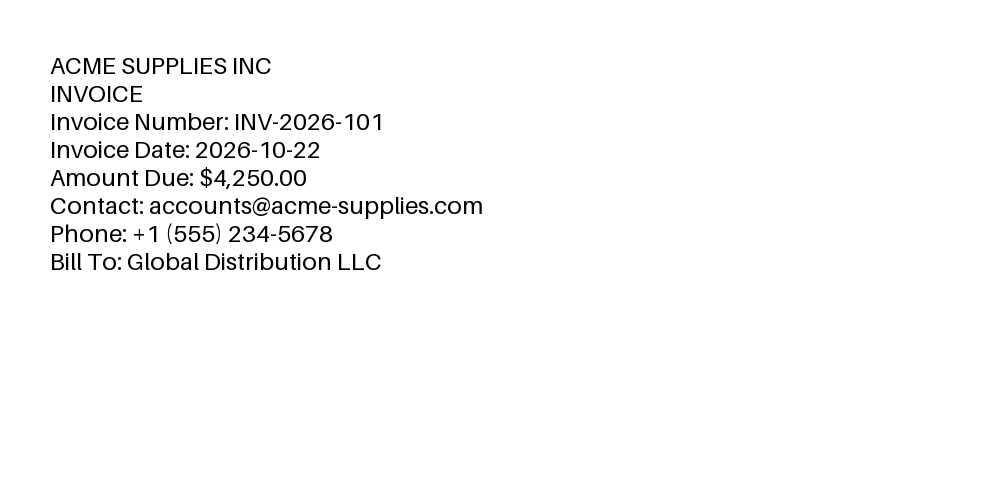
#> input picture tests/fixtures/doc_01_clear_invoice.png, 1000 x 500 px
$ python -i preprocessor.py   (imports and definitions only)
#> lines starting #> are read from the running program, lines starting #| are printed output that depends on the picture
#> further down, picture is the input picture: PIL image 1000x500 RGB; min 0, max 255, mean 249.6
"""Image preprocessing for improved OCR accuracy, orientation handling, and deskewing."""

import logging
from typing import Any
from PIL import Image, ImageEnhance, ImageOps

logger = logging.getLogger(__name__)

# Images smaller than this are enlarged before OCR.
MIN_IMAGE_DIMENSION = 1000
DEFAULT_SCALE = 3


def estimate_skew_angle(image: Image.Image) -> int:
    """Estimate skew angle (-15 to 15 degrees) using projection profile variance.

    Returns the correction angle in degrees (0 if document is upright or variance is negligible).
    """
    gray = image if image.mode == "L" else image.convert("L")
    w, h = gray.size
#> w = 1000; h = 500
    if w < 50 or h < 50:
        return 0

    # Downsample thumbnail for fast horizontal projection variance calculation
    target_w = 200
    scale = target_w / w
#> scale = 0.2
    target_h = max(20, int(h * scale))
#> target_h = 100
    thumb = gray.resize((target_w, target_h), Image.Resampling.NEAREST)
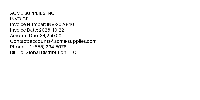
#> thumb: PIL image 200x100 L; min 0, max 255, mean 249.1
    tw, th = thumb.size
#> tw = 200; th = 100

    best_angle = 0
    base_var = -1.0
    best_var = -1.0

    for a in range(-15, 16):
        rot = thumb.rotate(a, resample=Image.Resampling.NEAREST, fillcolor=255)
        raw = rot.tobytes()
        row_sums = [sum(raw[y * tw : (y + 1) * tw]) for y in range(th)]
        mean = sum(row_sums) / th
        var = sum((x - mean) ** 2 for x in row_sums)
        if a == 0:
            base_var = var
        if var > best_var:
            best_var = var
            best_angle = a
#> this loop made 31 passes
#> (mean, var, base_var, best_var) on pass 16: (49815.8, 559071719.7, 559071719.7, 559071719.7)
#> (mean, var, best_var) on passes 1, 2, 4, 5, 7, 9: (49929.1, 189095480, 189095480), (49897.9, 198641195.3, 198641195.3), (49861.9, 210526035, 210526035), (49843.9, 219101102, 219101102), (49799.3, 224066380.4, 224066380.4), (49815.3, 224840332.6, 224840332.6)
#> pass 1, in estimate_skew_angle, `rot = thumb.rotate(a, resample=Image.Resampling.NEAREST, fillcolor=255)`:
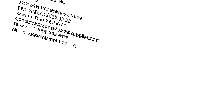
#> rot: PIL image 200x100 L; min 0, max 255, mean 249.6
#> pass 2, in estimate_skew_angle, `rot = thumb.rotate(a, resample=Image.Resampling.NEAREST, fillcolor=255)`:
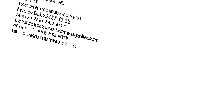
#> rot: PIL image 200x100 L; min 0, max 255, mean 249.5
#> pass 3, in estimate_skew_angle, `rot = thumb.rotate(a, resample=Image.Resampling.NEAREST, fillcolor=255)`:
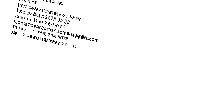
#> rot: PIL image 200x100 L; min 0, max 255, mean 249.5
#> after the loop, best_angle = 0; best_var = 559071719.7

    # Apply only if variance improvement is significant (> 8% over 0 degrees)
    if best_angle != 0 and base_var > 0 and (best_var - base_var) / base_var > 0.08:
        return best_angle
    return 0


# [164 lines left out: functions detect_orientation_angle, preprocess_image, not called in this run]

>>> from PIL import Image
>>> picture = Image.open('../tests/fixtures/doc_01_clear_invoice.png')
>>> result = estimate_skew_angle(picture)
#> result = 0

$ run again, on tests/fixtures/doc_02_noisy_lowres_invoice.png
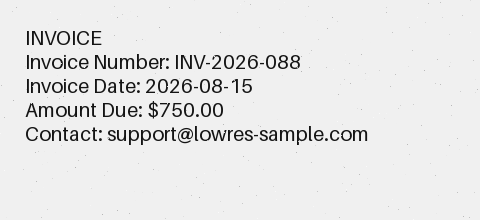
#> input picture tests/fixtures/doc_02_noisy_lowres_invoice.png, 480 x 220 px
#> picture is the input picture: PIL image 480x220 RGB; min 20, max 250, mean 230.2
#> the loop in estimate_skew_angle, `for a in range(-15, 16):` made 31 passes
#> (mean, var, base_var, best_var) on pass 16: (46141.3, 965085912.4, 965085912.4, 965085912.4)
#> pass 1, in estimate_skew_angle, `rot = thumb.rotate(a, resample=Image.Resampling.NEAREST, fillcolor=255)`:
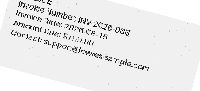
#> rot: PIL image 200x91 L; min 20, max 255, mean 233.5
#> pass 3, in estimate_skew_angle, `rot = thumb.rotate(a, resample=Image.Resampling.NEAREST, fillcolor=255)`:
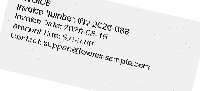
#> rot: PIL image 200x91 L; min 20, max 255, mean 233
#> after the loop in estimate_skew_angle, `for a in range(-15, 16):`: best_angle = 0; best_var = 965085912.4
#> result = 0

$ run again, on tests/fixtures/doc_04_rotated_invoice.png
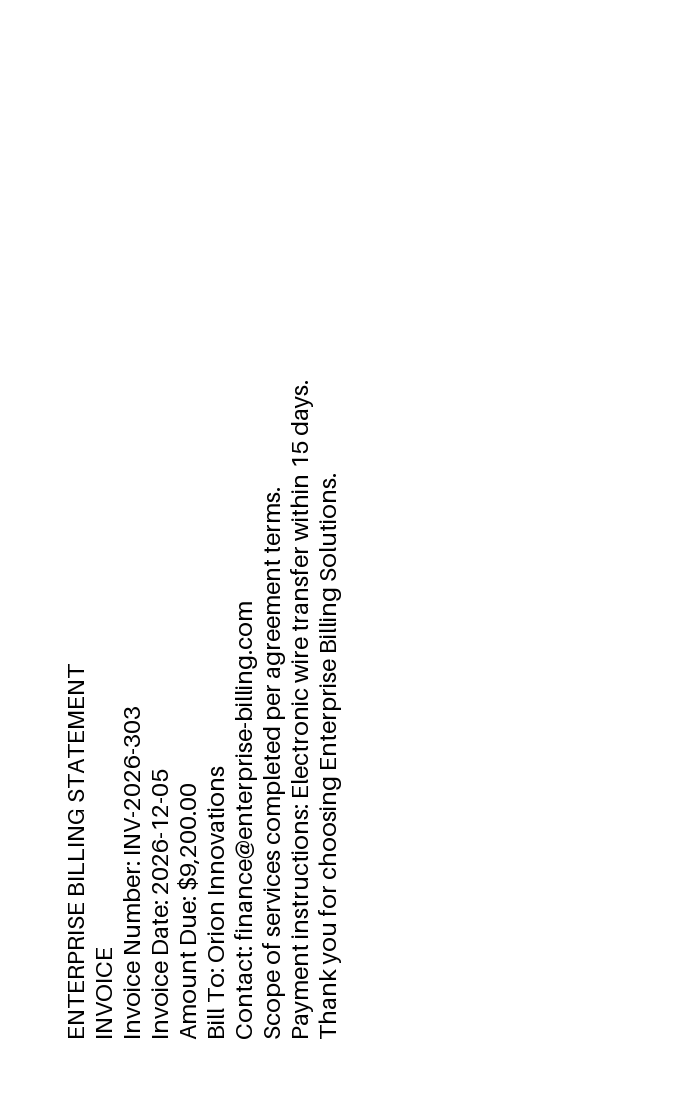
#> input picture tests/fixtures/doc_04_rotated_invoice.png, 700 x 1100 px
#> picture is the input picture: PIL image 700x1100 RGB; min 0, max 255, mean 248.8
#> the loop in estimate_skew_angle, `for a in range(-15, 16):` made 31 passes
#> (mean, var, base_var, best_var) on pass 16: (49649.7, 804806498.6, 804806498.6, 804806498.6)
#> pass 1, in estimate_skew_angle, `rot = thumb.rotate(a, resample=Image.Resampling.NEAREST, fillcolor=255)`:
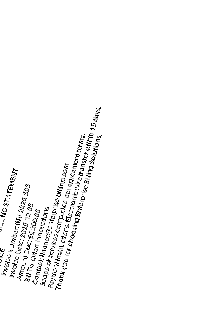
#> rot: PIL image 200x314 L; min 0, max 255, mean 248.7
#> pass 3, in estimate_skew_angle, `rot = thumb.rotate(a, resample=Image.Resampling.NEAREST, fillcolor=255)`:
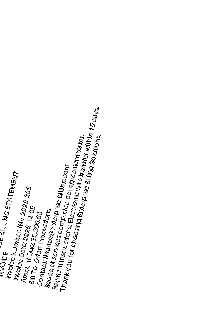
#> rot: PIL image 200x314 L; min 0, max 255, mean 248.5
#> after the loop in estimate_skew_angle, `for a in range(-15, 16):`: best_angle = 0; best_var = 804806498.6
#> result = 0
